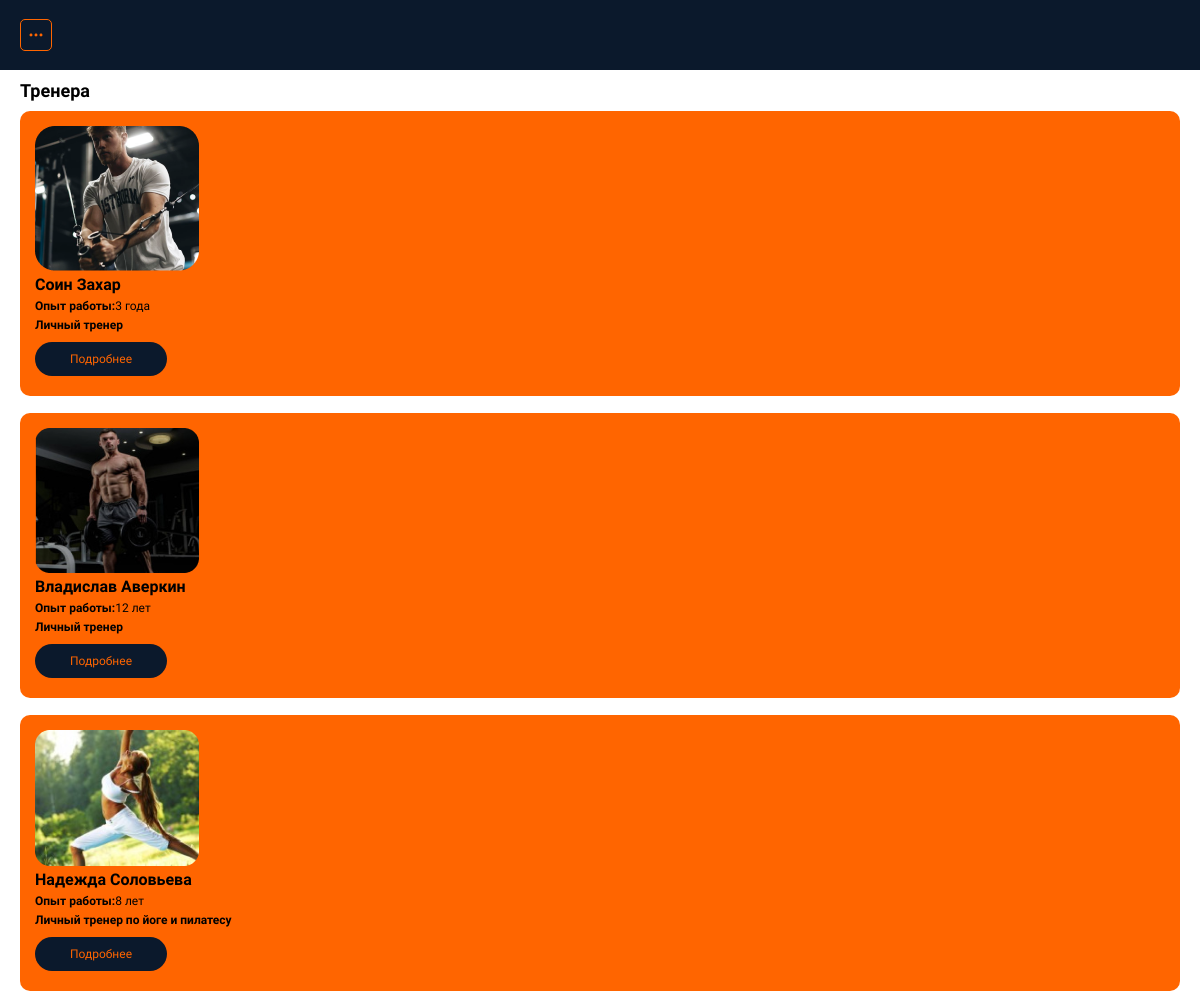
/treners/ (signed in), run on the app's committed database.
### fitnes_app/models.py (models this page shows, shortened)
class Trener(models.Model):
    foto= models.ImageField(upload_to='images/', null=True, blank=True)
    first_name =models.CharField("ФИО тренера", max_length=255)
    category=models.ForeignKey(Category, on_delete= models.CASCADE, verbose_name="Выберите категорию")
    det_title= models.CharField("Опыт работы", max_length=100)
    specialization= models.CharField("Специализация", max_length=100)
    describing_trener=models.CharField("Награды", max_length=255, default="Не указано")
    lessons_tren=models.CharField("Цена занятий", max_length=255,default="Не указано")
    contact=models.CharField("Контакты", max_length=30, default="Не указано")
    class Meta:
        verbose_name="Тренер"
        verbose_name_plural="Тренера"

### fitnes_app/views.py (the view)
# urls.py: path('treners/', views.trener_page, name='treners_page'),
def trener_page(request):
    treners= Trener.objects.all()
    context={
        'treners':treners
    }
    return render(request,"./treners.html", context)

### fitnes_app/templates/treners.html (shortened to what this page needs)
{% extends 'base.html' %}
{% load static %}
{% block content %}
{% if user.is_authenticated %}
<section class="tren">
    <div class="container">
        <h2 class="title-tren">Тренера</h2>
        <div class="tren-list">
            {% for trener in treners %}
            <div class="tren-card">
                <div class="tren-card__info">
                    <img src="{{ trener.foto.url }}" alt="">
                    <h3 class="tren-card__name">{{trener.first_name}}</h3>
                    <h3 class="tren-card__title"><strong>Опыт работы:</strong>{{ trener.det_title }}</h3>
                    <h3 class="tren-cate">{{ trener.specialization }}</h3>
                    <a href="{% url 'trener_detail_page' pk=trener.pk %}" class="dark-button">Подробнее</a>
                </div>
            </div>
            {% endfor %}
        </div>
    </div>
</section>
{% endif %}
{% endblock %}

### fitnes_app/static/css/style.css (style rules this page uses)
* { padding: 0; margin: 0; box-sizing: border-box; font-family: "Tektur", sans-serif; }
:root { --orange: #FF6500; --blue: #1E3E62; --deep: #0B192C; --dark: #000000; --dark-orange: #D05200; --white: #FFFFFF; }
.container { margin-left: 20px; margin-right: 20px; }
.dark-button { font-size: 12px; text-decoration: none; display: inline-block; margin: 5px 0; background-color: var(--deep); color: var(--orange); padding: 10px 35px; border-radius: 30px; transition: 0.3s ease-in-out; }
.tren-card { display: flex; align-items: center; background-color: var(--orange); padding: 15px; border-radius: 10px; margin-bottom: 17px; }
.title-tren { font-size: 18px; font-weight: 700; color: var(--dark); margin: 10px 0; }
.tren-cate { margin-right: 20px; font-size: 12px; margin-bottom: 5px; font-weight: 600; }
.tren-card__name { margin-right: 20px; font-size: 16px; margin-bottom: 5px; font-weight: 650; }
.tren-card__title { font-weight: 400; margin-right: 20px; font-size: 12px; margin-bottom: 5px; }

### data on the page
Trener: foto (picture), first_name "Соин Захар", det_title "3 года", specialization "Личный тренер"
Trener: foto (picture), first_name "Владислав Аверкин", det_title "12 лет", specialization "Личный тренер"
Trener: foto (picture), first_name "Надежда Соловьева", det_title "8 лет", specialization "Личный тренер по йоге и пилатесу"
